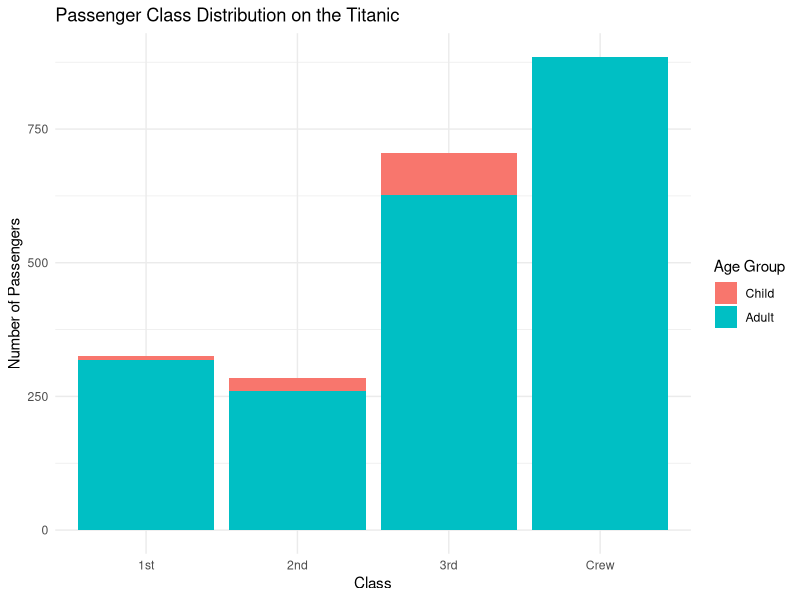

Reproduce this figure in R.
library(ggplot2)
data("Titanic")
# Convert the 'Titanic' table to a data frame for easier manipulation
titanic_df <- as.data.frame(Titanic)

# Create a bar chart
ggplot(titanic_df, aes(x = Class, y = Freq, fill = Age)) +
  geom_bar(stat = "identity") +
  labs(
    title = "Passenger Class Distribution on the Titanic",
    x = "Class",
    y = "Number of Passengers",
    fill = "Age Group"
  ) +
  theme_minimal()
